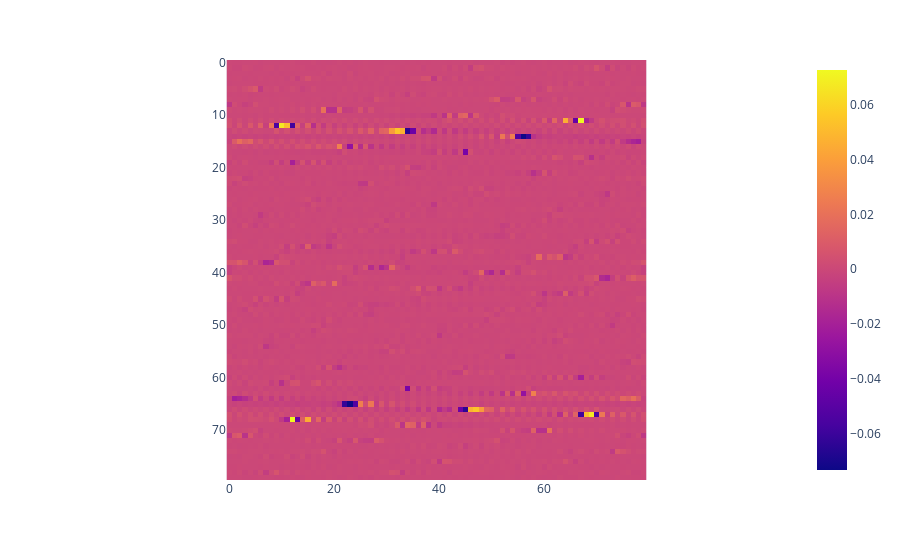

The cell this chart's notebook holds for it:
### Code cell
px.imshow(waveR)
# px.imshow(waveIm)

### Figure 1 — Plotly figure (JSON) as saved in the notebook; plotly's stock layout.template omitted (floating-point values rounded to 4 significant figures; data arrays with more than 128 entries replaced by an {"elided": "..."} marker saying what was removed)
{"data": [{"coloraxis": "coloraxis", "hovertemplate": "x: %{x}<br>y: %{y}<br>color: %{z}<extra></extra>", "name": "0", "type": "heatmap", "xaxis": "x", "yaxis": "y", "z": {"elided": "80x80 float values"}}], "layout": {"coloraxis": {"colorscale": [[0, "#0d0887"], [0.1111, "#46039f"], [0.2222, "#7201a8"], [0.3333, "#9c179e"], [0.4444, "#bd3786"], [0.5556, "#d8576b"], [0.6667, "#ed7953"], [0.7778, "#fb9f3a"], [0.8889, "#fdca26"], [1, "#f0f921"]]}, "margin": {"t": 60}, "xaxis": {"anchor": "y", "constrain": "domain", "domain": [0, 1], "scaleanchor": "y"}, "yaxis": {"anchor": "x", "autorange": "reversed", "constrain": "domain", "domain": [0, 1]}}}
